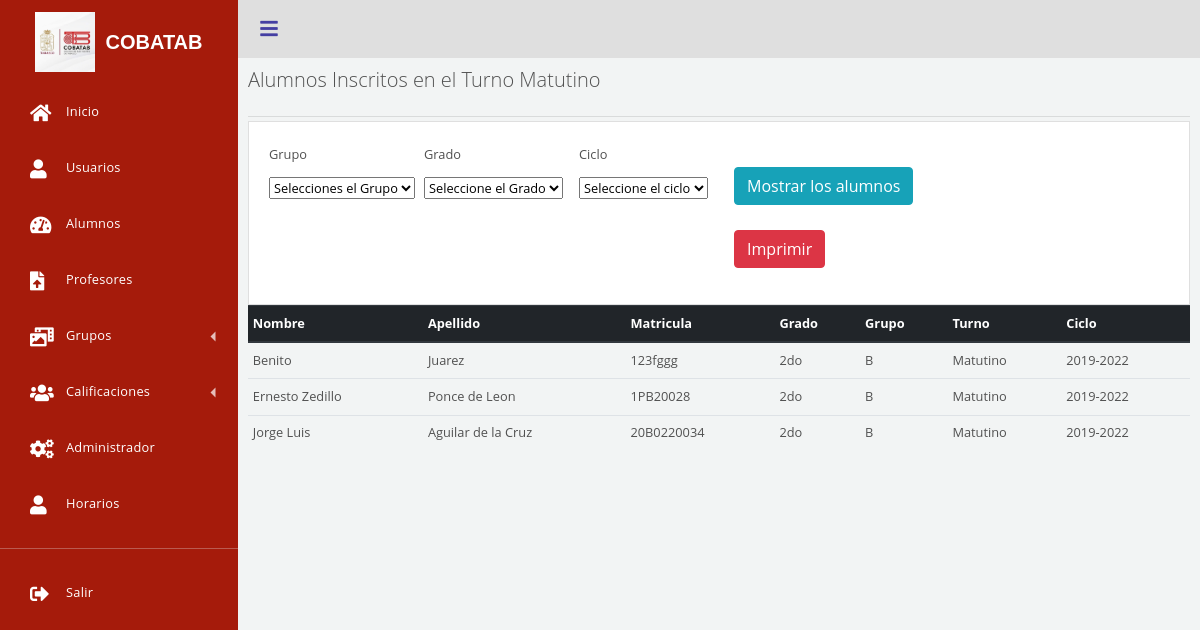
Page /views/grupos.php?turno=Matutino (signed in) on the committed database.
### tables this page shows
CREATE TABLE `inscrito` (
  `id` int(11) NOT NULL,
  `idalumno` int(11) NOT NULL,
  `idgrupo` int(11) NOT NULL
);

CREATE TABLE `alumnos` (
  `id` int(11) NOT NULL,
  `Nombre` varchar(30) NOT NULL,
  `Apellido` varchar(30) NOT NULL,
  `Matricula` varchar(30) NOT NULL,
  `Direccion` varchar(200) NOT NULL,
  `Movil` varchar(10) NOT NULL,
  `Email` varchar(100) NOT NULL
);

CREATE TABLE `grado` (
  `id` int(11) NOT NULL,
  `grado` varchar(11) NOT NULL,
  `idgrupo` int(11) NOT NULL,
  `idprofesor` int(11) NOT NULL
);

CREATE TABLE `grupo` (
  `id` int(11) NOT NULL,
  `Grupo` varchar(50) NOT NULL,
  `Turno` varchar(20) NOT NULL,
  `Ciclo` varchar(20) NOT NULL
);

### db/db.php (called while the page is built)
<?php
class Conectar{
  public static  function conexion(){
    $conexion = new PDO("mysql:host=localhost;dbname=cobatab", "root", "");
        return $conexion;
    }
}
?>

### tablasUniver/cuerpo.php (the view, shortened to what this page needs)
<?php
class tablacuerpo{
    private $db;
		private $alumnos;
    private $target;
    public function __construct(){
        $this->db=Conectar::conexion();
        $this->alumnos = array();
        $this->target = array();
    }
                  ?>
         <?php
public function matutinovespertino($a,$link,$oculto)
{
  $consulta = $this->db->query($a);
  while($filas = $consulta->fetch(PDO::FETCH_ASSOC) ){
    $this->alumnos[] = $filas;
  }
  echo "<table class='table table-sm table-hover'><thead class='thead-dark'><tr> ";
    $i=0;
    foreach($this->alumnos[0] as $key=>$value){
              if($i<=$oculto)
              echo'<th style="display:none;">' . ($key) . '</th>';
              else
              echo'<th >' . ($key) . '</th>';
              $this->target[] = $key;
              $i++;
           }
           echo '</tr></thead><tbody border="1">';
            foreach ( $this->alumnos as $r ) {
             echo '<tr id='.$r["id"].'>';
             $i = 0;
                foreach ( $r as $v ) {
                  if($i<=$oculto)
                  echo '<td style="display:none;" data-target="'.$this->target[$i].'">'.$v.'</td>';
                  else
                  echo '<td data-target="'.$this->target[$i].'">'.$v.'</td>';
                  $i++;
            }
            echo '</tr>';
            }
    echo '</tbody> </table>';
}
}
?>

### views/dependencias.php (shortened to what this page needs)
<!DOCTYPE html>
<html>
<head>
<link rel="stylesheet" href="https://maxcdn.bootstrapcdn.com/bootstrap/4.0.0/css/bootstrap.min.css">
<link rel="stylesheet" type="text/css" href="../librerias/menu.css">
<link rel="stylesheet" type="text/css" href="https://cdnjs.cloudflare.com/ajax/libs/font-awesome/5.15.0/css/all.min.css">
</head>
<body style="background-color:#F2F4F4 ;">
<?php include 'menu.php'; ?>
    <div class='dashboard-app'>
        <header class='dashboard-toolbar'><a href="#!" class="menu-toggle"><i class="fas fa-bars"></i></a></header>
        <div class='dashboard-content'>
            <div class='container-xxl'>

### views/menu.php (shortened to what this page needs)
<div class='dashboard'>
    <div class="dashboard-nav">
        <header><a href="#" class="brand-logo">
            <i> <img src="../statics/logo.jpg" width="60px">  </i> <span>COBATAB</span></a></header>
        <nav class="dashboard-nav-list"><a href="inicio.php" class="dashboard-nav-item"><i class="fas fa-home"></i>
            Inicio </a>
            <a href="usuario.php" class="dashboard-nav-item "><i class="fas fa-user"></i> Usuarios </a>
            <a href="alumnos.php" class="dashboard-nav-item "><i class="fas fa-tachometer-alt"></i> Alumnos </a>
            <a href="profesor.php" class="dashboard-nav-item"><i class="fas fa-file-upload"></i> Profesores </a>
            <div class='dashboard-nav-dropdown'><a href="#!" class="dashboard-nav-item dashboard-nav-dropdown-toggle"><i
                    class="fas fa-photo-video"></i> Grupos </a>
            </div>
            <div class='dashboard-nav-dropdown'><a href="#!" class="dashboard-nav-item dashboard-nav-dropdown-toggle"><i
                    class="fas fa-users"></i> Calificaciones </a>
            </div>
            <a href="administrador.php" class="dashboard-nav-item"><i class="fas fa-cogs"></i> Administrador </a>
            <a href="horarios.php" class="dashboard-nav-item"><i class="fas fa-user"></i> Horarios </a>
          <div class="nav-item-divider"></div>
          <a
                    href="salir.php" class="dashboard-nav-item"><i class="fas fa-sign-out-alt"></i> Salir </a>
        </nav>
    </div>

### views/grupos.php (shortened to what this page needs)
<?php
require_once '../db/db.php';
require_once "../tablasUniver/cuerpo.php";
require_once 'dependencias.php';
$gradox = (isset($_POST['grado'])) ? $_POST['grado'] : '';
$grupox = (isset($_POST['grupo'])) ? $_POST['grupo'] : '';
$ciclox = (isset($_POST['ciclo'])) ? $_POST['ciclo'] : '';
$turno = $_GET['turno'];
?>
<p class="lead" style="margin-top: 0px" >Alumnos Inscritos en el Turno <?php echo $turno; ?>  </p> <hr class="my-1" >
      <div class="card card-body">
          <div class="row">
          <div class="col-sm-2">
                <div class="form-group">
                <form id="formBuscar" action="" method="POST" >
                  <label>Grupo</label>
                <div class="mb-3">
                    <select class="form-select" name="grupo" id="grupo">
                        <option selected disabled> Selecciones el Grupo</option>
                    </select>
                </div>
              </div>
            </div>
            <div class="col-sm-2">
             <div class="form-group">
              <label>Grado</label>
                <div class="mb-3">
                    <select class="form-select" name="grado" id="grado">
                        <option selected disabled>Seleccione el Grado</option>
                    </select>
                </div>
              </div>
            </div>
            <div class="col-sm-2">
                <div class="form-group">
             <label>Ciclo</label>
                <div class="mb-3">
                    <select class="form-select" name="ciclo" id="ciclo">
                        <option selected disabled>Seleccione el ciclo</option>
                    </select>
                </div>
                </div>
            </div>
      <div class="col-sm-3">
            <div class="form-group">
          <input style="margin-top: 25px;"  type="submit"  class="btn btn-info" name="buscarNombre" id="button-addon2" value="Mostrar los alumnos">
          <?php
          echo '<a href="../pdf/alumnos_pdf.php?turno='.$turno.'&grado='.$gradox.'&grupo='.$grupox.'&ciclo='.$ciclox.'" style="margin-top: 25px;" class="btn btn-danger">Imprimir</a>';
          ?>
       </div>
     </div>
</div></div></div>
            <?php
            $table = new tablacuerpo();
            $turno = $_GET['turno'];
            if(isset($_POST['buscarNombre']) && (!empty($_POST['grado']) || !empty($_POST['grupo']) || !empty($_POST['ciclo']))  ){
              $grado = (isset($_POST['grado'])) ? $_POST['grado'] : '';
              $grupo = (isset($_POST['grupo'])) ? $_POST['grupo'] : '';
              $ciclo = (isset($_POST['ciclo'])) ? $_POST['ciclo'] : '';
                  if(!empty($_POST['grado']) && !empty($_POST['grupo']) && !empty($_POST['ciclo'])) {
                  $table->matutinovespertino("SELECT I.id, Nombre,Apellido,Matricula, GG.grado as Grado,G.Grupo,G.Turno, G.Ciclo
                  FROM inscrito as I
                  INNER JOIN alumnos as A on I.idalumno = A.id
                  INNER JOIN grupo as G on I.idgrupo = G.id
                  INNER JOIN grado as GG on GG.idgrupo = G.id
                  WHERE G.Turno = '$turno' and G.Grupo = '$grupo' and Grado='$grado' and G.Ciclo = '$ciclo' " ,1,0);
                  }
                  else {
                  $table->matutinovespertino("SELECT I.id, Nombre,Apellido,Matricula, GG.grado as Grado,G.Grupo,G.Turno, G.Ciclo
                  FROM inscrito as I
                  INNER JOIN alumnos as A on I.idalumno = A.id
                  INNER JOIN grupo as G on I.idgrupo = G.id
                  INNER JOIN grado as GG on GG.idgrupo = G.id
                  WHERE G.Turno = '$turno' and (G.Grupo = '$grupo' or Grado='$grado' or G.Ciclo = '$ciclo') " ,1,0);
                  }
            }
            else {
             $table->matutinovespertino("SELECT I.id, Nombre,Apellido,Matricula, GG.grado as Grado,G.Grupo,G.Turno, G.Ciclo
             FROM inscrito as I
             INNER JOIN alumnos as A on I.idalumno = A.id
             INNER JOIN grupo as G on I.idgrupo = G.id
             INNER JOIN grado as GG on GG.idgrupo = G.id
             WHERE G.Turno = '$turno' ",1,0);
            }
             ?>
 <?php include 'footer.php'; ?>

### views/footer.php
            </div>
        </div>
    </div>
   </body>
</html>

### rows in the picture
inscrito: idalumno.Nombre "Benito", idalumno.Apellido "Juarez", idalumno.Matricula "123fggg", grado.grado "2do", idgrupo.Grupo "B", idgrupo.Turno "Matutino", idgrupo.Ciclo "2019-2022"
inscrito: idalumno.Nombre "Ernesto Zedillo", idalumno.Apellido "Ponce de Leon", idalumno.Matricula "1PB20028", grado.grado "2do", idgrupo.Grupo "B", idgrupo.Turno "Matutino", idgrupo.Ciclo "2019-2022"
inscrito: idalumno.Nombre "Jorge Luis", idalumno.Apellido "Aguilar de la Cruz", idalumno.Matricula "20B0220034", grado.grado "2do", idgrupo.Grupo "B", idgrupo.Turno "Matutino", idgrupo.Ciclo "2019-2022"

### other values in the picture
$turno "Matutino"
$key "Nombre"
$key "Apellido"
$key "Matricula"
$key "Grado"
$key "Grupo"
$key "Turno"
$key "Ciclo"
